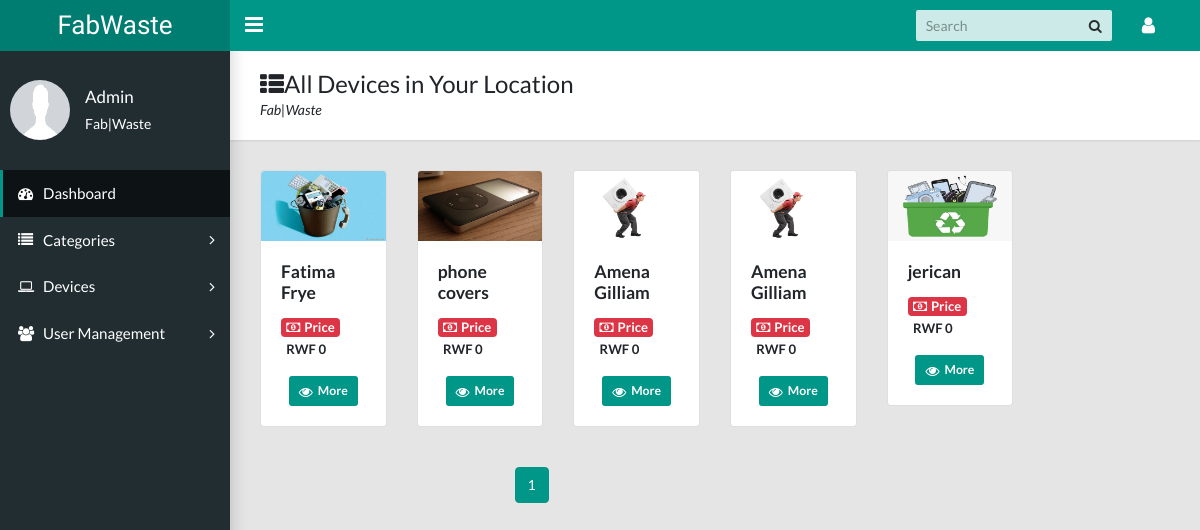
The app's page /dashboard/agent-products (signed in), older data.
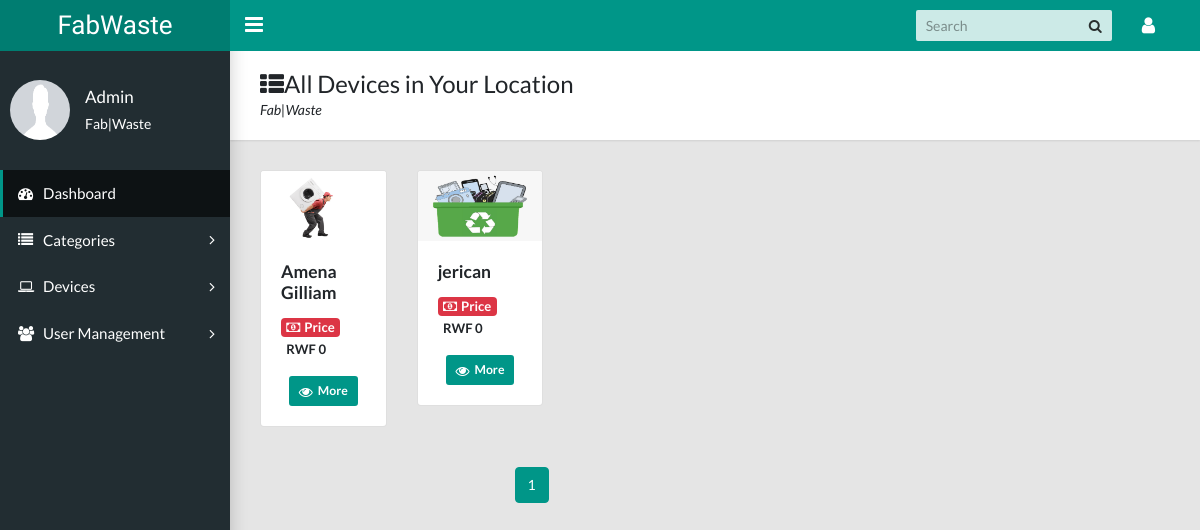
The same page, newer data.
### userauth/models.py (models this page shows, shortened)
class UsersAccount(AbstractBaseUser, PermissionsMixin):
    email = models.EmailField(verbose_name='Email Address', unique=True)
    full_name = models.CharField(max_length=50)
    mobile = models.CharField(max_length=12, blank=True)
    is_active = models.BooleanField(default=False)
    is_staff = models.BooleanField(default=False)
    is_house_hold = models.BooleanField(default=False)
    is_agent = models.BooleanField(default=False)
    is_manufacture = models.BooleanField(default=False)
    is_admin = models.BooleanField(default=False)
    location = models.ForeignKey(District, on_delete=models.DO_NOTHING, null=True, blank=True, default=1)
    created = models.DateTimeField(auto_now_add=True)
    updated = models.DateTimeField(auto_now=True)
    objects = CustomAccountManager()
    USERNAME_FIELD = 'email'
    REQUIRED_FIELDS = ['full_name']
    class Meta:
        verbose_name = 'Account'
        verbose_name_plural = 'Account'

### products/models.py (models this page shows, shortened)
class Product(models.Model):
    AVAILABILITY = (
        ('Available', 'Available'),
        ('UnAvailable', 'UnAvailable'),
    )
    STATUS = (
        ('Collected', 'Collected'),
        ('Pending', 'Pending'), ('Denied', 'Denied'),
    )
    PRO_CATEGORY = (
        ('Published', 'Published'),
        ('Waste', 'Waste')
    )
    user = models.ForeignKey(UsersAccount, on_delete=models.DO_NOTHING)
    category = models.ForeignKey(Category, on_delete=models.DO_NOTHING)
    product_name = models.CharField(max_length=100)
    product_image = models.ImageField(upload_to='media')
    description = models.TextField()
    created_date = models.DateField(auto_now_add=True)
    collected_date = models.DateField()
    quantity = models.IntegerField()
    status = models.CharField(max_length=10, choices=STATUS, default='Pending')
    availability = models.CharField(max_length=20, choices=AVAILABILITY, default='Available')
    available_quantity = models.IntegerField(default=0)
    published = models.BooleanField(default=False)
    pro_category = models.CharField(max_length=20, choices=PRO_CATEGORY, default=None, null=True)
    payed = models.BooleanField(default=False)
    desired_price = models.DecimalField(max_digits=10, decimal_places=0, default=0)
    buying_price = models.DecimalField(max_digits=10, decimal_places=0, default=0)
    selling_price = models.DecimalField(max_digits=10, decimal_places=0, default=0)
    district = models.ForeignKey(District, on_delete=models.SET_NULL, null=True)
    sector = models.CharField(max_length=100)
    cell = models.CharField(max_length=100)
    village = models.CharField(max_length=100)
    road_number = models.CharField(max_length=100, null=True, blank=True)
    house_number = models.CharField(max_length=100, null=True, blank=True)
    location_description = models.TextField(max_length=150, null=True, blank=True)
    class Meta:
        ordering = ['-created_date']

### dashboard/views.py (the view)
# urls.py: path('agent-products', agent_view_products, name='agent_products'),
def agent_view_products(request):
    data = Product.objects.filter(district=request.user.location, availability='Available', status='Pending')
    """================= snippets for searching ================"""
    q = ''
    if 'q' in request.GET:
        q = request.GET['q']
        data = Product.objects.filter(district=request.user.location, availability='Available', status='Pending')\
            .filter(Q(category__name__icontains=q) | Q(product_name__icontains=q))
    else:
        Product.objects.filter(district=request.user.location, availability='Available', status='Pending')
    """=================end of snippets for searching ================"""
    """=================end of snippets for pagination ================"""
    p = Paginator(data, 12)
    page_number = request.GET.get('page')
    try:
        page_obj = p.get_page(page_number)
    except PageNotAnInteger:
        page_obj = p.page(1)
    except EmptyPage:
        page_obj = p.page(p.num_pages)
    context = {'data': data, 'page_obj': page_obj}
    """=================end of snippets for pagination ================"""
    return render(request, 'dashboard/agent_products.html', context)

### templates/dashboard/agent_products.html (shortened to what this page needs)
{% extends 'dashboard/dashboard.html' %}
{% load static %}
{% load search_templatetags %}
{% block dashboard_content %}
    <main class="app-content">
      <div class="app-title">
        <div>
          <h1><i class="fa fa-th-list"></i>All Devices in Your Location</h1>
          <p>Fab|Waste</p>
        </div>
      </div>
    <div class="row row-cols-1 row-cols-md-1 g-4">
           {% for dat in page_obj.object_list %}
               <div class="col-2 mb-3">
                <div class="card">
                  <img src="{{dat.product_image.url}}" class="card-img-top" alt="...">
                  <div class="card-body">
                    <h5 class="card-title">{{ dat.product_name }}</h5>
                      <div class="">
                          <h5>
                              <span class="badge bg-danger text-white"><i class="fa fa-money mr-1"></i>Price</span>
                              <span class="badge">RWF {{ dat.selling_price }}</span>
                          </h5>
                      </div>
                      <div class="text-center mt-3">
                          <a href="{% url 'device_details' dat.id %}" class="btn btn-primary btn-sm"><i class="fa fa-eye"></i>More</a>
                      </div>
                  </div>
                </div>
              </div>
               {% empty  %}
               <div class="col-12">
                <div class="alert alert-info text-center" role="alert">
                  <h5>No Result Found for {{ q }}!</h5>
                </div>
               </div>
           {% endfor %}
        </div>
    <div class="row justify-content-center m-4">
        <div class="col-lg-6">
            <div class="bs-component">
              <div>
                <ul class="pagination">
                {% for i in page_obj.paginator.page_range %}
                  {% if page_obj.number == i %}
                  <li class="page-item active"><a class="page-link" href="#">{{ i }}</a></li>
                 {% else %}
                  <li class="page-item"><a class="page-link" href="?page={{ i }}">{{ i }}</a></li>
                  {% endif %}
                {% endfor %}
                </ul>
              </div>
            </div>
          </div>
        </div>
    </main>
    {% endblock %}

### templates/dashboard/dashboard.html (shortened to what this page needs)
<!DOCTYPE html>
{% load static %}
<html lang="en">
  <head>
    <link rel="stylesheet" type="text/css" href="{% static 'css/main.css' %}">
    <link rel="stylesheet" type="text/css" href="https://maxcdn.bootstrapcdn.com/font-awesome/4.7.0/css/font-awesome.min.css">
  </head>
  <body class="app sidebar-mini">
    <header class="app-header"><a class="app-header__logo" href="{% url 'dashboard' %}">FabWaste</a>
      <a class="app-sidebar__toggle" href="#" data-toggle="sidebar" aria-label="Hide Sidebar"></a>
      <ul class="app-nav">
        <li class="app-search">
            <form action="">
                <input class="app-search__input" type="search" name="q" placeholder="Search">
                <button class="app-search__button"><i class="fa fa-search"></i></button>
            </form>
        </li>
        <li class="dropdown"><a class="app-nav__item" href="#" data-toggle="dropdown" aria-label="Open Profile Menu"><i class="fa fa-user fa-lg"></i></a>
        </li>
      </ul>
    </header>
    {% include 'dashboard/includes/sidebar.html' %}
     {% block dashboard_content %}
     {% endblock %}
  </body>
</html>

### templates/dashboard/includes/sidebar.html (shortened to what this page needs)
{% load static %}
    <aside class="app-sidebar">
      <div class="app-sidebar__user"><img class="app-sidebar__user-avatar" src="{% static 'images/profi.png' %}" alt="User Image" width="60" height="60">
        <div>
          <p class="app-sidebar__user-name">{{ request.user.full_name }}</p>
          <p class="app-sidebar__user-designation mt-1">Fab|Waste</p>
        </div>
      </div>
      {% if request.user.is_superuser %}
      <ul class="app-menu">
        <li><a class="app-menu__item active" href="{% url 'dashboard' %}"><i class="app-menu__icon fa fa-dashboard"></i><span class="app-menu__label">Dashboard</span></a></li>
        <li class="treeview"><a class="app-menu__item" href="#" data-toggle="treeview"><i class="app-menu__icon fa fa-list"></i><span class="app-menu__label">Categories</span><i class="treeview-indicator fa fa-angle-right"></i></a>
        </li>
        <li class="treeview"><a class="app-menu__item" href="#" data-toggle="treeview"><i class="app-menu__icon fa fa-laptop"></i><span class="app-menu__label">Devices</span><i class="treeview-indicator fa fa-angle-right"></i></a>
        </li>
        <li class="treeview"><a class="app-menu__item" href="#" data-toggle="treeview"><i class="app-menu__icon fa fa-users"></i><span class="app-menu__label">User Management</span><i class="treeview-indicator fa fa-angle-right"></i></a>
        </li>
      </ul>
      {% endif %}
    </aside>

Row changes from the older to the newer data that the page shows:
no longer on this page (row edited): Product: product_image (picture), product_name "Fatima Frye", selling_price "0"
no longer on this page (row edited): Product: product_image (picture), product_name "phone covers", selling_price "0"
no longer on this page (row edited): Product: product_image (picture), product_name "Amena Gilliam", selling_price "0"
